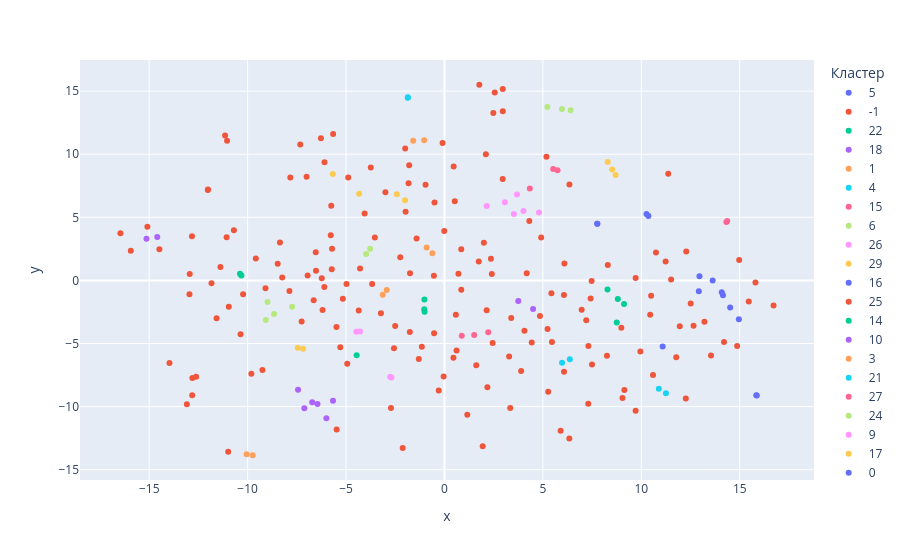

The cell this chart's notebook holds for it:
### Code cell
fig = px.scatter(data_frame, 
                 x="x", 
                 y="y",
                 color="Кластер", 
                 hover_name="Имя")
fig.show()

### Figure 1 — Plotly figure (JSON) as saved in the notebook; plotly's stock layout.template omitted (floating-point values rounded to 4 significant figures; data arrays with more than 128 entries replaced by an {"elided": "..."} marker saying what was removed)
{"data": [{"hovertemplate": "<b>%{hovertext}</b><br><br>Кластер=5<br>x=%{x}<br>y=%{y}<extra></extra>", "hovertext": ["yuresss", "wshajif"], "legendgroup": "5", "marker": {"color": "#636efa", "symbol": "circle"}, "mode": "markers", "name": "5", "orientation": "v", "showlegend": true, "type": "scatter", "x": [15.86, 15.84], "xaxis": "x", "y": [-9.112, -9.094], "yaxis": "y"}, {"hovertemplate": "<b>%{hovertext}</b><br><br>Кластер=-1<br>x=%{x}<br>y=%{y}<extra></extra>", "hovertext": {"elided": "163 str values"}, "legendgroup": "-1", "marker": {"color": "#EF553B", "symbol": "circle"}, "mode": "markers", "name": "-1", "orientation": "v", "showlegend": true, "type": "scatter", "x": {"elided": "163 float values"}, "xaxis": "x", "y": {"elided": "163 float values"}, "yaxis": "y"}, {"hovertemplate": "<b>%{hovertext}</b><br><br>Кластер=22<br>x=%{x}<br>y=%{y}<extra></extra>", "hovertext": ["kaomurra", "cilfee"], "legendgroup": "22", "marker": {"color": "#00cc96", "symbol": "circle"}, "mode": "markers", "name": "22", "orientation": "v", "showlegend": true, "type": "scatter", "x": [-10.39, -10.32], "xaxis": "x", "y": [0.5315, 0.3923], "yaxis": "y"}, {"hovertemplate": "<b>%{hovertext}</b><br><br>Кластер=18<br>x=%{x}<br>y=%{y}<extra></extra>", "hovertext": ["ayyuri", "niki_bestiya", "satokenzo", "caramellmia", "manyamillio", "rexyrahoy"], "legendgroup": "18", "marker": {"color": "#ab63fa", "symbol": "circle"}, "mode": "markers", "name": "18", "orientation": "v", "showlegend": true, "type": "scatter", "x": [-7.439, -5.999, -5.662, -6.72, -6.453, -7.119], "xaxis": "x", "y": [-8.658, -10.92, -9.532, -9.649, -9.794, -10.14], "yaxis": "y"}, {"hovertemplate": "<b>%{hovertext}</b><br><br>Кластер=1<br>x=%{x}<br>y=%{y}<extra></extra>", "hovertext": ["hattiezazu", "d_e_l_y"], "legendgroup": "1", "marker": {"color": "#FFA15A", "symbol": "circle"}, "mode": "markers", "name": "1", "orientation": "v", "showlegend": true, "type": "scatter", "x": [-10.05, -9.741], "xaxis": "x", "y": [-13.77, -13.85], "yaxis": "y"}, {"hovertemplate": "<b>%{hovertext}</b><br><br>Кластер=4<br>x=%{x}<br>y=%{y}<extra></extra>", "hovertext": ["nebeyond", "grettach"], "legendgroup": "4", "marker": {"color": "#19d3f3", "symbol": "circle"}, "mode": "markers", "name": "4", "orientation": "v", "showlegend": true, "type": "scatter", "x": [-1.859, -1.864], "xaxis": "x", "y": [14.5, 14.48], "yaxis": "y"}, {"hovertemplate": "<b>%{hovertext}</b><br><br>Кластер=15<br>x=%{x}<br>y=%{y}<extra></extra>", "hovertext": ["petlyusha", "io_cow", "marcykatyavtuber"], "legendgroup": "15", "marker": {"color": "#FF6692", "symbol": "circle"}, "mode": "markers", "name": "15", "orientation": "v", "showlegend": true, "type": "scatter", "x": [0.8784, 2.224, 1.509], "xaxis": "x", "y": [-4.386, -4.103, -4.326], "yaxis": "y"}, {"hovertemplate": "<b>%{hovertext}</b><br><br>Кластер=6<br>x=%{x}<br>y=%{y}<extra></extra>", "hovertext": ["inukaida_x", "crabcyborg", "bkdth"], "legendgroup": "6", "marker": {"color": "#B6E880", "symbol": "circle"}, "mode": "markers", "name": "6", "orientation": "v", "showlegend": true, "type": "scatter", "x": [6.408, 5.228, 5.969], "xaxis": "x", "y": [13.48, 13.74, 13.57], "yaxis": "y"}, {"hovertemplate": "<b>%{hovertext}</b><br><br>Кластер=26<br>x=%{x}<br>y=%{y}<extra></extra>", "hovertext": ["simfonira", "squimeh", "solemuri", "blin4iik", "banshameow", "maroosha"], "legendgroup": "26", "marker": {"color": "#FF97FF", "symbol": "circle"}, "mode": "markers", "name": "26", "orientation": "v", "showlegend": true, "type": "scatter", "x": [2.142, 3.527, 4.012, 4.804, 3.685, 3.068], "xaxis": "x", "y": [5.888, 5.257, 5.493, 5.373, 6.811, 6.185], "yaxis": "y"}, {"hovertemplate": "<b>%{hovertext}</b><br><br>Кластер=29<br>x=%{x}<br>y=%{y}<extra></extra>", "hovertext": ["higanbanban", "nubchann", "meowlody_note", "nyamuras"], "legendgroup": "29", "marker": {"color": "#FECB52", "symbol": "circle"}, "mode": "markers", "name": "29", "orientation": "v", "showlegend": true, "type": "scatter", "x": [-4.337, -2.005, -5.672, -2.421], "xaxis": "x", "y": [6.874, 6.351, 8.428, 6.832], "yaxis": "y"}, {"hovertemplate": "<b>%{hovertext}</b><br><br>Кластер=16<br>x=%{x}<br>y=%{y}<extra></extra>", "hovertext": ["younochkq", "yui_morgan", "eliass_vt", "ioshi_kaino_", "ooh_lulu", "alexxa69419", "wild_rosse", "sadkawaai"], "legendgroup": "16", "marker": {"color": "#636efa", "symbol": "circle"}, "mode": "markers", "name": "16", "orientation": "v", "showlegend": true, "type": "scatter", "x": [13.62, 14.15, 11.08, 14.51, 14.09, 14.96, 12.92, 12.95], "xaxis": "x", "y": [-0.008975, -1.167, -5.233, -2.14, -0.946, -3.069, -0.8619, 0.321], "yaxis": "y"}, {"hovertemplate": "<b>%{hovertext}</b><br><br>Кластер=25<br>x=%{x}<br>y=%{y}<extra></extra>", "hovertext": ["itsmoriko", "ringotokun", "luanora", "mizukkka", "miliraybrick"], "legendgroup": "25", "marker": {"color": "#EF553B", "symbol": "circle"}, "mode": "markers", "name": "25", "orientation": "v", "showlegend": true, "type": "scatter", "x": [-6.526, -6.103, -6.233, -5.726, -6.953], "xaxis": "x", "y": [0.7646, -0.5201, 0.1677, 0.887, 0.3835], "yaxis": "y"}, {"hovertemplate": "<b>%{hovertext}</b><br><br>Кластер=14<br>x=%{x}<br>y=%{y}<extra></extra>", "hovertext": ["blueberry_mercy", "periru_vt_ru", "mouse_shino", "vikihaos"], "legendgroup": "14", "marker": {"color": "#00cc96", "symbol": "circle"}, "mode": "markers", "name": "14", "orientation": "v", "showlegend": true, "type": "scatter", "x": [8.282, 8.806, 8.752, 9.124], "xaxis": "x", "y": [-0.7258, -1.465, -3.333, -1.875], "yaxis": "y"}, {"hovertemplate": "<b>%{hovertext}</b><br><br>Кластер=10<br>x=%{x}<br>y=%{y}<extra></extra>", "hovertext": ["annioka", "furube666"], "legendgroup": "10", "marker": {"color": "#ab63fa", "symbol": "circle"}, "mode": "markers", "name": "10", "orientation": "v", "showlegend": true, "type": "scatter", "x": [-15.14, -14.59], "xaxis": "x", "y": [3.296, 3.442], "yaxis": "y"}, {"hovertemplate": "<b>%{hovertext}</b><br><br>Кластер=3<br>x=%{x}<br>y=%{y}<extra></extra>", "hovertext": ["lerritay", "quinella_admin"], "legendgroup": "3", "marker": {"color": "#FFA15A", "symbol": "circle"}, "mode": "markers", "name": "3", "orientation": "v", "showlegend": true, "type": "scatter", "x": [-1.588, -1.031], "xaxis": "x", "y": [11.06, 11.11], "yaxis": "y"}, {"hovertemplate": "<b>%{hovertext}</b><br><br>Кластер=21<br>x=%{x}<br>y=%{y}<extra></extra>", "hovertext": ["mizumichka", "tressa_ri"], "legendgroup": "21", "marker": {"color": "#19d3f3", "symbol": "circle"}, "mode": "markers", "name": "21", "orientation": "v", "showlegend": true, "type": "scatter", "x": [6.368, 5.973], "xaxis": "x", "y": [-6.247, -6.531], "yaxis": "y"}, {"hovertemplate": "<b>%{hovertext}</b><br><br>Кластер=27<br>x=%{x}<br>y=%{y}<extra></extra>", "hovertext": ["xkamysh", "rera_seal", "qchaan_9"], "legendgroup": "27", "marker": {"color": "#FF6692", "symbol": "circle"}, "mode": "markers", "name": "27", "orientation": "v", "showlegend": true, "type": "scatter", "x": [5.523, 4.336, 5.746], "xaxis": "x", "y": [8.829, 7.283, 8.738], "yaxis": "y"}, {"hovertemplate": "<b>%{hovertext}</b><br><br>Кластер=24<br>x=%{x}<br>y=%{y}<extra></extra>", "hovertext": ["folly_anaya", "yukomaussi", "holographicvt", "kittenblaze"], "legendgroup": "24", "marker": {"color": "#B6E880", "symbol": "circle"}, "mode": "markers", "name": "24", "orientation": "v", "showlegend": true, "type": "scatter", "x": [-7.741, -8.656, -8.989, -9.076], "xaxis": "x", "y": [-2.094, -2.669, -1.702, -3.137], "yaxis": "y"}, {"hovertemplate": "<b>%{hovertext}</b><br><br>Кластер=9<br>x=%{x}<br>y=%{y}<extra></extra>", "hovertext": ["yuppie_vt_", "gabykuru"], "legendgroup": "9", "marker": {"color": "#FF97FF", "symbol": "circle"}, "mode": "markers", "name": "9", "orientation": "v", "showlegend": true, "type": "scatter", "x": [-2.757, -2.695], "xaxis": "x", "y": [-7.651, -7.684], "yaxis": "y"}, {"hovertemplate": "<b>%{hovertext}</b><br><br>Кластер=17<br>x=%{x}<br>y=%{y}<extra></extra>", "hovertext": ["noelvtuber_", "nanaruvtuber"], "legendgroup": "17", "marker": {"color": "#FECB52", "symbol": "circle"}, "mode": "markers", "name": "17", "orientation": "v", "showlegend": true, "type": "scatter", "x": [-7.181, -7.452], "xaxis": "x", "y": [-5.423, -5.34], "yaxis": "y"}, {"hovertemplate": "<b>%{hovertext}</b><br><br>Кластер=0<br>x=%{x}<br>y=%{y}<extra></extra>", "hovertext": ["eboni_inobe", "novikony_"], "legendgroup": "0", "marker": {"color": "#636efa", "symbol": "circle"}, "mode": "markers", "name": "0", "orientation": "v", "showlegend": true, "type": "scatter", "x": [7.764, 7.761], "xaxis": "x", "y": [4.495, 4.499], "yaxis": "y"}, {"hovertemplate": "<b>%{hovertext}</b><br><br>Кластер=2<br>x=%{x}<br>y=%{y}<extra></extra>", "hovertext": ["ananastya_nastya", "mamilokuchii"], "legendgroup": "2", "marker": {"color": "#EF553B", "symbol": "circle"}, "mode": "markers", "name": "2", "orientation": "v", "showlegend": true, "type": "scatter", "x": [-12.01, -12.02], "xaxis": "x", "y": [7.206, 7.171], "yaxis": "y"}, {"hovertemplate": "<b>%{hovertext}</b><br><br>Кластер=11<br>x=%{x}<br>y=%{y}<extra></extra>", "hovertext": ["thekandi", "gliciniaelf", "amelialavert", "lucavtuber"], "legendgroup": "11", "marker": {"color": "#00cc96", "symbol": "circle"}, "mode": "markers", "name": "11", "orientation": "v", "showlegend": true, "type": "scatter", "x": [-1.009, -4.46, -1.017, -1.027], "xaxis": "x", "y": [-2.491, -5.937, -1.514, -2.286], "yaxis": "y"}, {"hovertemplate": "<b>%{hovertext}</b><br><br>Кластер=23<br>x=%{x}<br>y=%{y}<extra></extra>", "hovertext": ["tomoesin", "llestock"], "legendgroup": "23", "marker": {"color": "#ab63fa", "symbol": "circle"}, "mode": "markers", "name": "23", "orientation": "v", "showlegend": true, "type": "scatter", "x": [3.75, 4.502], "xaxis": "x", "y": [-1.63, -2.26], "yaxis": "y"}, {"hovertemplate": "<b>%{hovertext}</b><br><br>Кластер=28<br>x=%{x}<br>y=%{y}<extra></extra>", "hovertext": ["regendaryone", "alexstrawho", "nyansuluna", "hanikachan"], "legendgroup": "28", "marker": {"color": "#FFA15A", "symbol": "circle"}, "mode": "markers", "name": "28", "orientation": "v", "showlegend": true, "type": "scatter", "x": [-3.135, -0.9068, -0.6133, -2.931], "xaxis": "x", "y": [-1.137, 2.614, 2.156, -0.7541], "yaxis": "y"}, {"hovertemplate": "<b>%{hovertext}</b><br><br>Кластер=12<br>x=%{x}<br>y=%{y}<extra></extra>", "hovertext": ["pr0dya", "yuttwl17"], "legendgroup": "12", "marker": {"color": "#19d3f3", "symbol": "circle"}, "mode": "markers", "name": "12", "orientation": "v", "showlegend": true, "type": "scatter", "x": [10.89, 11.25], "xaxis": "x", "y": [-8.589, -8.95], "yaxis": "y"}, {"hovertemplate": "<b>%{hovertext}</b><br><br>Кластер=7<br>x=%{x}<br>y=%{y}<extra></extra>", "hovertext": ["fumm_y", "lightfoxmanga"], "legendgroup": "7", "marker": {"color": "#FF6692", "symbol": "circle"}, "mode": "markers", "name": "7", "orientation": "v", "showlegend": true, "type": "scatter", "x": [14.32, 14.36], "xaxis": "x", "y": [4.626, 4.705], "yaxis": "y"}, {"hovertemplate": "<b>%{hovertext}</b><br><br>Кластер=19<br>x=%{x}<br>y=%{y}<extra></extra>", "hovertext": ["shikigrei", "akidawho"], "legendgroup": "19", "marker": {"color": "#B6E880", "symbol": "circle"}, "mode": "markers", "name": "19", "orientation": "v", "showlegend": true, "type": "scatter", "x": [-3.982, -3.778], "xaxis": "x", "y": [2.084, 2.51], "yaxis": "y"}, {"hovertemplate": "<b>%{hovertext}</b><br><br>Кластер=20<br>x=%{x}<br>y=%{y}<extra></extra>", "hovertext": ["tiny_airy", "katsumi__chan"], "legendgroup": "20", "marker": {"color": "#FF97FF", "symbol": "circle"}, "mode": "markers", "name": "20", "orientation": "v", "showlegend": true, "type": "scatter", "x": [-4.291, -4.478], "xaxis": "x", "y": [-4.054, -4.06], "yaxis": "y"}, {"hovertemplate": "<b>%{hovertext}</b><br><br>Кластер=8<br>x=%{x}<br>y=%{y}<extra></extra>", "hovertext": ["mokimioki", "akane_iwawwa", "mirednesy"], "legendgroup": "8", "marker": {"color": "#FECB52", "symbol": "circle"}, "mode": "markers", "name": "8", "orientation": "v", "showlegend": true, "type": "scatter", "x": [8.521, 8.292, 8.695], "xaxis": "x", "y": [8.783, 9.39, 8.346], "yaxis": "y"}, {"hovertemplate": "<b>%{hovertext}</b><br><br>Кластер=13<br>x=%{x}<br>y=%{y}<extra></extra>", "hovertext": ["snezha_mrr", "ifrit_fri"], "legendgroup": "13", "marker": {"color": "#636efa", "symbol": "circle"}, "mode": "markers", "name": "13", "orientation": "v", "showlegend": true, "type": "scatter", "x": [10.26, 10.36], "xaxis": "x", "y": [5.264, 5.112], "yaxis": "y"}], "layout": {"legend": {"title": {"text": "Кластер"}, "tracegroupgap": 0}, "margin": {"t": 60}, "xaxis": {"anchor": "y", "domain": [0, 1], "title": {"text": "x"}}, "yaxis": {"anchor": "x", "domain": [0, 1], "title": {"text": "y"}}}}
